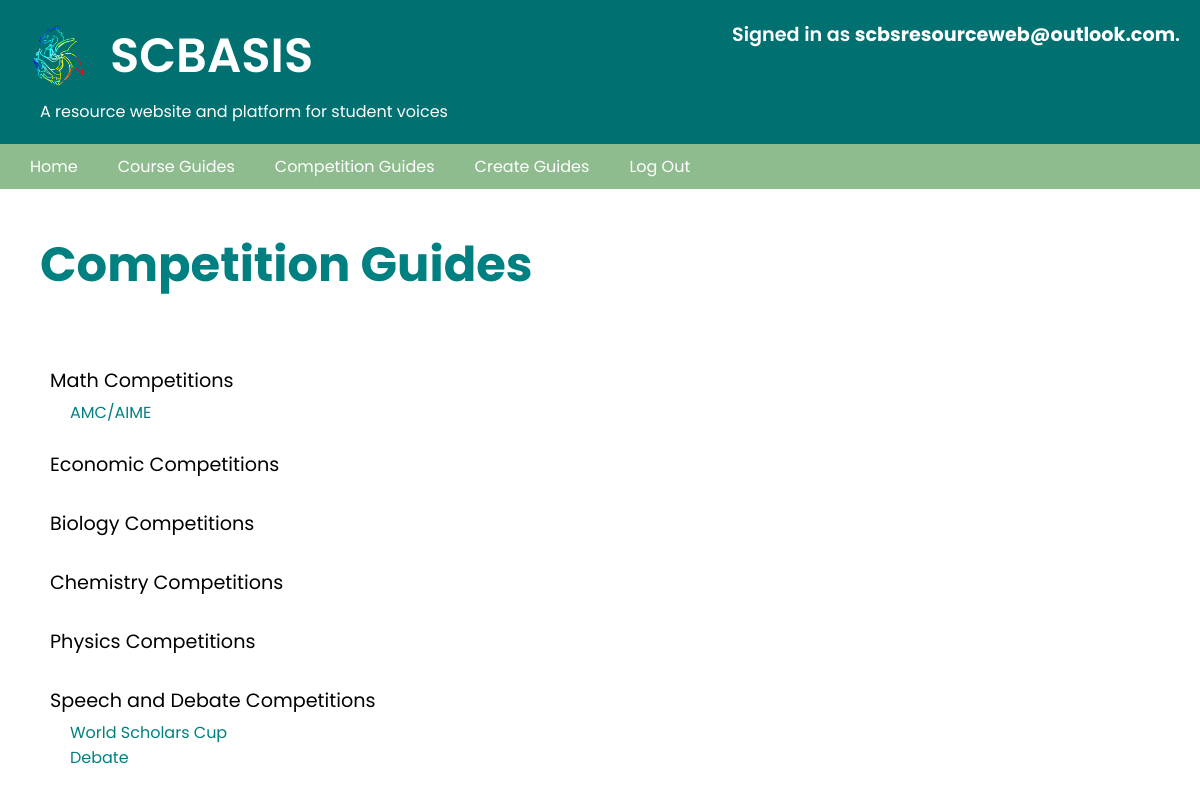
The app's page /competition_guides (signed in) with its own data.
### SCBASIS/models.py (models this page shows, shortened)
class User(AbstractUser):
    pass

class Competitions(models.Model):
    name_of_competition = models.CharField(max_length=32)
    competition_description = models.FileField(upload_to='competition_guides')
    editor = models.ForeignKey(User, on_delete = models.CASCADE, related_name="competitions", default = None)
    author = models.CharField(max_length=50, null=True, blank=True)
    date_created = models.DateTimeField(auto_now_add=True, auto_now = False, blank=True)
    competition_category = models.CharField(max_length=50)
    url_of_image = models.CharField(max_length=800)
    viewable = models.BooleanField(default=True, blank=True, null=True)

### SCBASIS/views.py (the view)
# urls.py: path("competition_guides", views.competition_guides, name="competition_guides"),
def competition_guides(request):
    math_competitions = Competitions.objects.filter(competition_category="Math").filter(
        viewable=True
    )
    economic_competitions = Competitions.objects.filter(
        competition_category="Economics"
    ).filter(viewable=True)
    biology_competitions = Competitions.objects.filter(
        competition_category="Biology"
    ).filter(viewable=True)
    chemistry_competitions = Competitions.objects.filter(
        competition_category="Chemistry"
    ).filter(viewable=True)
    physics_competitions = Competitions.objects.filter(
        competition_category="Physics"
    ).filter(viewable=True)
    speech_and_debate_competition = Competitions.objects.filter(
        competition_category="Speech and Debate"
    ).filter(viewable=True)
    return render(
        request,
        "scbasis/competition_guides.html",
        {
            "math_competitions": math_competitions,
            "economic_competitions": economic_competitions,
            "biology_competitions": biology_competitions,
            "chemistry_competitions": chemistry_competitions,
            "physics_competitions": physics_competitions,
            "speech_and_debate_competitions": speech_and_debate_competition,
        },
    )

### SCBASIS/templates/scbasis/competition_guides.html (shortened to what this page needs)
{% extends "scbasis/layout.html" %}
{% block body %}
{% load static %}
    <link rel="stylesheet" type="text/css" href="{% static 'scbasis/course_and_competition_page/styles.css' %}">
        <h2 id='heading'>Competition Guides</h2>
        <br>
    <div class = "container">
        <label>Math Competitions</label>
        <ul class="course_list">
            {% for competition in math_competitions %}
                <a href="{% url 'display_competitions' competition.id %}">
                <li class="course_name">{{competition.name_of_competition}}</li>
                </a>
            {% endfor %}
        </ul>
        <br>
        <label>Economic Competitions</label>
        <br>
        <label>Biology Competitions</label>
        <br>
        <label>Chemistry Competitions</label>
        <br>
        <label>Physics Competitions</label>
        <br>
        <label>Speech and Debate Competitions</label>
        {% for competition in speech_and_debate_competitions %}
            <a href="{% url 'display_competitions' competition.id %}">
            <li class="course_name">{{competition.name_of_competition}}</li>
            </a>
        {% endfor %}
        <br>
    </div>
{% endblock %}

### SCBASIS/templates/scbasis/layout.html (shortened to what this page needs)
{% load static %}
<!DOCTYPE html>
<html lang="en">
    <head>
        <link href="{% static 'scbasis/layout_page/styles.css' %}" rel="stylesheet">
    </head>
    <body>
            <header>
                <section class="text">
                    <div class='row'>
                        <img class="scbasis" src="{% static 'scbasis/layout_page/SCBASIS.png'%}">
                        <h1 id="scbasis-title">SCBASIS</h1>
                    </div>
                    <h4>A resource website and platform for student voices</h4>
                    <div id="username-info">
                        {% if user.is_authenticated %}
                            Signed in as <strong>{{ user.username }}</strong>.
                        {% else %}
                            Not signed in.
                        {% endif %}
                    </div>
                </section>
            </header>
            <ul class="nav">
                    <li class="nav-item">
                        <a class="nav-link" href="{% url 'index' %}">Home</a>
                    </li>
                    <li class="nav-item">
                        <a class="nav-link" href="{% url 'course_guides'%}">Course Guides</a>
                    </li>
                    <li class="nav-item">
                        <a class="nav-link" href="{% url 'competition_guides' %}">Competition Guides</a>
                    </li>
                {% if user.is_authenticated %}
                    <li class="nav-item">
                        <a class="nav-link" href="{% url 'create_guides' %}">Create Guides</a>
                    </li>
                    <li class="nav-item">
                        <a class="nav-link" href="{% url 'logout' %}">Log Out</a>
                    </li>
                {% endif %}
            </ul>
        {% block body %}
        {% endblock %}
    </body>
</html>

### SCBASIS/static/scbasis/layout_page/styles.css (style rules this page uses)
* { margin: 0; padding: 0; box-sizing: border-box; font-family: 'Poppins', sans-serif; }
header { background-color: #007071; }
.scbasis { float: left; max-height: 70px; margin-right: 20px; }
.text { padding: 20px; }
.row { display: inline-block; }
#scbasis-title { font-size: 3em; font-weight: 600; color: white; float: right; }
#heading { margin-top: 40px; margin-left: 100px; margin-right: 10px; margin-bottom: 40px; color: teal; font-size: 3em; }
h4 { font-size: 1em; color: white; font-weight: 400; margin-left: 20px; }
label { margin-bottom: 5px; font-weight: 400; font-size: 1.2em; display: block; }
#username-info { font-size: 1.2em; font-weight: 600; position: absolute; top: 20px; right: 20px; z-index: 11; color: white; }
.nav { list-style-type: none; margin: 0; padding: 10px; overflow: hidden; background-color: darkseagreen; }
.nav-item { float: left; }
.nav-link { color: white; text-align: center; padding: 14px 20px; text-decoration: none; }

### SCBASIS/static/scbasis/course_and_competition_page/styles.css (style rules this page uses)
#heading { margin-left: 40px ; }
.container { padding-left: 50px; padding-left: 50px; margin-bottom: 50px; }
.course_list { list-style-type: none; margin: 0; padding: 0; }
.course_name { display: block; color: teal; font-size: 1em; text-decoration: none; margin-left: 20px; }
a { text-decoration: none; }

### records on screen
User: username "scbsresourceweb@outlook.com"
Competitions: name_of_competition "AMC/AIME"
Competitions: name_of_competition "World Scholars Cup"
Competitions: name_of_competition "Debate"
